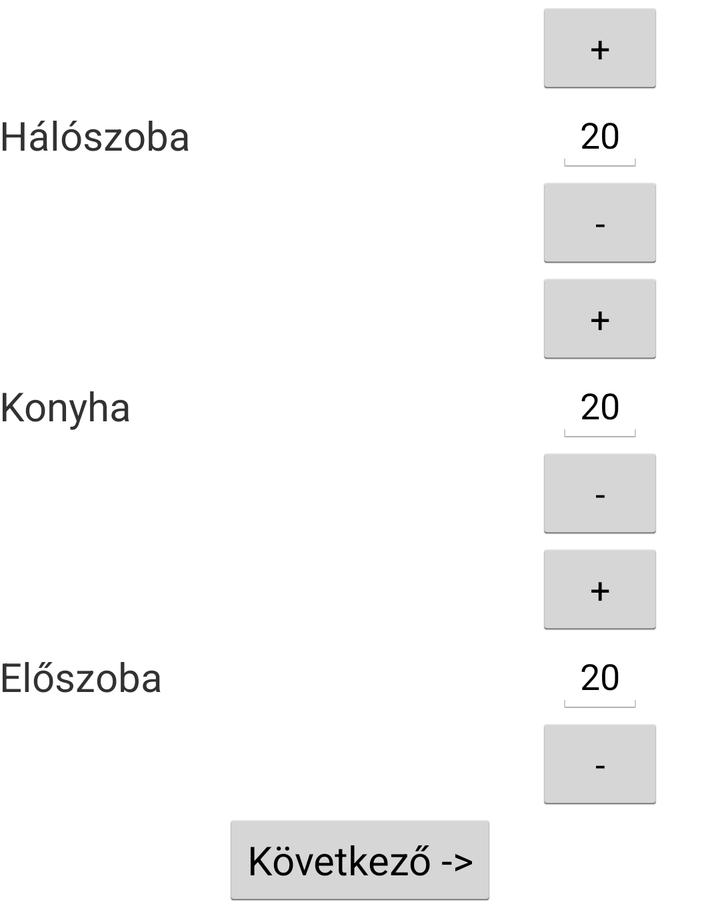
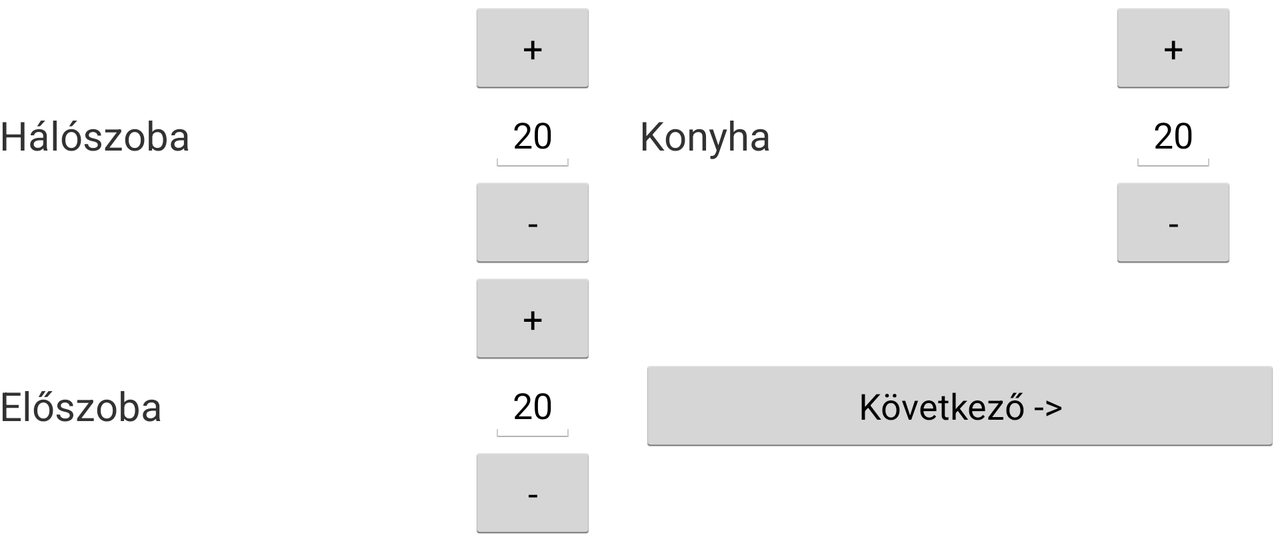

An Android layout and its configuration variant, each rendered on a device that would load it. The default file and the variant file are quoted in full after the pictures.
<!-- AndroidManifest.xml: application theme AppTheme -->
<!-- res/layout/activity_futes.xml -->
<LinearLayout xmlns:android="http://schemas.android.com/apk/res/android"
    xmlns:tools="http://schemas.android.com/tools"
    android:layout_width="match_parent"
    android:layout_height="wrap_content"
    android:gravity="center"
    android:orientation="vertical"
    android:paddingBottom="@dimen/activity_vertical_margin"
    android:paddingLeft="@dimen/activity_horizontal_margin"
    android:paddingRight="@dimen/activity_horizontal_margin"
    android:paddingTop="@dimen/activity_vertical_margin"
    android:weightSum="4"
    tools:context=".Futes" >

    <LinearLayout
        android:layout_width="fill_parent"
        android:layout_height="0dip"
        android:layout_weight="1"
        android:gravity="center_vertical"
        android:orientation="horizontal"
        android:weightSum="3" >

        <TextView
            android:id="@+id/haloszoba"
            style="@style/Kiemelt"
            android:layout_width="0dip"
            android:layout_height="wrap_content"
            android:layout_weight="2"
            android:text="@string/szoba_haloszoba" />

        <LinearLayout
            android:layout_width="0dip"
            android:layout_height="wrap_content"
            android:layout_weight="1"
            android:gravity="center"
            android:orientation="vertical"
            android:weightSum="3" >

            <Button
                android:id="@+id/haloszoba_plusz"
                android:layout_width="wrap_content"
                android:layout_height="0dip"
                android:layout_weight="1"
                android:gravity="center"
                android:text="+" />

            <EditText
                android:id="@+id/haloszoba_homerseklet"
                android:layout_width="wrap_content"
                android:layout_height="0dip"
                android:layout_weight="1"
                android:text="20" />

            <Button
                android:id="@+id/haloszoba_minusz"
                android:layout_width="wrap_content"
                android:layout_height="0dip"
                android:layout_weight="1"
                android:gravity="center"
                android:text="-" />
        </LinearLayout>
    </LinearLayout>

    <LinearLayout
        android:layout_width="fill_parent"
        android:layout_height="0dip"
        android:layout_weight="1"
        android:gravity="center_vertical"
        android:orientation="horizontal"
        android:weightSum="3" >

        <TextView
            android:id="@+id/konyha"
            style="@style/Kiemelt"
            android:layout_width="0dip"
            android:layout_height="wrap_content"
            android:layout_weight="2"
            android:text="@string/szoba_konyha" />

        <LinearLayout
            android:layout_width="0dip"
            android:layout_height="wrap_content"
            android:layout_weight="1"
            android:gravity="center"
            android:orientation="vertical"
            android:weightSum="3" >

            <Button
                android:id="@+id/konyha_plusz"
                android:layout_width="wrap_content"
                android:layout_height="0dip"
                android:layout_weight="1"
                android:gravity="center"
                android:text="+" />

            <EditText
                android:id="@+id/konyha_homerseklet"
                android:layout_width="wrap_content"
                android:layout_height="0dip"
                android:layout_weight="1"
                android:text="20" />

            <Button
                android:id="@+id/konyha_minusz"
                android:layout_width="wrap_content"
                android:layout_height="0dip"
                android:layout_weight="1"
                android:gravity="center"
                android:text="-" />
        </LinearLayout>
    </LinearLayout>

    <LinearLayout
        android:layout_width="fill_parent"
        android:layout_height="0dip"
        android:layout_weight="1"
        android:gravity="center_vertical"
        android:orientation="horizontal"
        android:weightSum="3" >

        <TextView
            android:id="@+id/eloszoba"
            style="@style/Kiemelt"
            android:layout_width="0dip"
            android:layout_height="wrap_content"
            android:layout_weight="2"
            android:text="@string/szoba_eloszoba" />

        <LinearLayout
            android:layout_width="0dip"
            android:layout_height="wrap_content"
            android:layout_weight="1"
            android:gravity="center"
            android:orientation="vertical"
            android:weightSum="3" >

            <Button
                android:id="@+id/eloszoba_plusz"
                android:layout_width="wrap_content"
                android:layout_height="0dip"
                android:layout_weight="1"
                android:gravity="center"
                android:text="+" />

            <EditText
                android:id="@+id/eloszoba_homerseklet"
                android:layout_width="wrap_content"
                android:layout_height="0dip"
                android:layout_weight="1"
                android:text="20" />

            <Button
                android:id="@+id/eloszoba_minusz"
                android:layout_width="wrap_content"
                android:layout_height="0dip"
                android:layout_weight="1"
                android:gravity="center"
                android:text="-" />
        </LinearLayout>
    </LinearLayout>

    <Button
        android:id="@+id/kovetkezo"
        android:layout_width="wrap_content"
        android:layout_height="wrap_content"
        android:layout_weight="1"
        style="@style/Kiemelt"
        android:text="@string/kovetkezo" />

</LinearLayout>
<!-- resources referenced by this layout -->
<resources>
  <string name="kovetkezo">Következő -&gt;</string>
  <string name="szoba_eloszoba">Előszoba</string>
  <string name="szoba_haloszoba">Hálószoba</string>
  <string name="szoba_konyha">Konyha</string>
  <style name="Kiemelt">
          <item name="android:textSize">20sp</item>
      </style>
  <style name="AppTheme" parent="AppBaseTheme">
          
      </style>
  <!-- from res/values-v14/ -->
  <style name="AppBaseTheme" parent="android:Theme.Holo.Light">
          
      </style>
</resources>
<!-- res/layout-land/activity_futes.xml (the repository's variant of the layout above) -->
<!-- drawn on the phone turned sideways -->
<LinearLayout xmlns:android="http://schemas.android.com/apk/res/android"
    xmlns:tools="http://schemas.android.com/tools"
    android:layout_width="match_parent"
    android:layout_height="wrap_content"
    android:gravity="center"
    android:orientation="vertical"
    android:paddingBottom="@dimen/activity_vertical_margin"
    android:paddingLeft="@dimen/activity_horizontal_margin"
    android:paddingRight="@dimen/activity_horizontal_margin"
    android:paddingTop="@dimen/activity_vertical_margin"
    android:weightSum="2"
    tools:context=".Futes" >

    <LinearLayout
        android:layout_width="fill_parent"
        android:layout_height="0dip"
        android:layout_weight="1"
        android:gravity="center_vertical"
        android:orientation="horizontal"
        android:weightSum="6" >

        <TextView
            android:id="@+id/haloszoba"
            style="@style/Kiemelt"
            android:layout_width="0dip"
            android:layout_height="wrap_content"
            android:layout_weight="2"
            android:text="@string/szoba_haloszoba" />

        <LinearLayout
            android:layout_width="0dip"
            android:layout_height="wrap_content"
            android:layout_weight="1"
            android:gravity="center"
            android:orientation="vertical"
            android:weightSum="3" >

            <Button
                android:id="@+id/haloszoba_plusz"
                android:layout_width="wrap_content"
                android:layout_height="0dip"
                android:layout_weight="1"
                android:gravity="center"
                android:text="+" />

            <EditText
                android:id="@+id/haloszoba_homerseklet"
                android:layout_width="wrap_content"
                android:layout_height="0dip"
                android:layout_weight="1"
                android:text="20" />

            <Button
                android:id="@+id/haloszoba_minusz"
                android:layout_width="wrap_content"
                android:layout_height="0dip"
                android:layout_weight="1"
                android:gravity="center"
                android:text="-" />
        </LinearLayout>

        <TextView
            android:id="@+id/konyha"
            style="@style/Kiemelt"
            android:layout_width="0dip"
            android:layout_height="wrap_content"
            android:layout_weight="2"
            android:text="@string/szoba_konyha" />

        <LinearLayout
            android:layout_width="0dip"
            android:layout_height="wrap_content"
            android:layout_weight="1"
            android:gravity="center"
            android:orientation="vertical"
            android:weightSum="3" >

            <Button
                android:id="@+id/konyha_plusz"
                android:layout_width="wrap_content"
                android:layout_height="0dip"
                android:layout_weight="1"
                android:gravity="center"
                android:text="+" />

            <EditText
                android:id="@+id/konyha_homerseklet"
                android:layout_width="wrap_content"
                android:layout_height="0dip"
                android:layout_weight="1"
                android:text="20" />

            <Button
                android:id="@+id/konyha_minusz"
                android:layout_width="wrap_content"
                android:layout_height="0dip"
                android:layout_weight="1"
                android:gravity="center"
                android:text="-" />
        </LinearLayout>
    </LinearLayout>

    <LinearLayout
        android:layout_width="fill_parent"
        android:layout_height="0dip"
        android:layout_weight="1"
        android:gravity="center_vertical"
        android:orientation="horizontal"
        android:weightSum="6" >
        
        <TextView
            android:id="@+id/eloszoba"
            style="@style/Kiemelt"
            android:layout_width="0dip"
            android:layout_height="wrap_content"
            android:layout_weight="2"
            android:text="@string/szoba_eloszoba" />

        <LinearLayout
            android:layout_width="0dip"
            android:layout_height="wrap_content"
            android:layout_weight="1"
            android:gravity="center"
            android:orientation="vertical"
            android:weightSum="3" >

            <Button
                android:id="@+id/eloszoba_plusz"
                android:layout_width="wrap_content"
                android:layout_height="0dip"
                android:layout_weight="1"
                android:gravity="center"
                android:text="+" />

            <EditText
                android:id="@+id/eloszoba_homerseklet"
                android:layout_width="wrap_content"
                android:layout_height="0dip"
                android:layout_weight="1"
                android:text="20" />

            <Button
                android:id="@+id/eloszoba_minusz"
                android:layout_width="wrap_content"
                android:layout_height="0dip"
                android:layout_weight="1"
                android:gravity="center"
                android:text="-" />
            
           
        </LinearLayout>

         <Button
             android:id="@id/kovetkezo"
             android:layout_width="0dip"
             android:layout_height="wrap_content"
             android:layout_weight="3"
             android:gravity="center"
             android:text="@string/kovetkezo" />

         </LinearLayout>

</LinearLayout>
